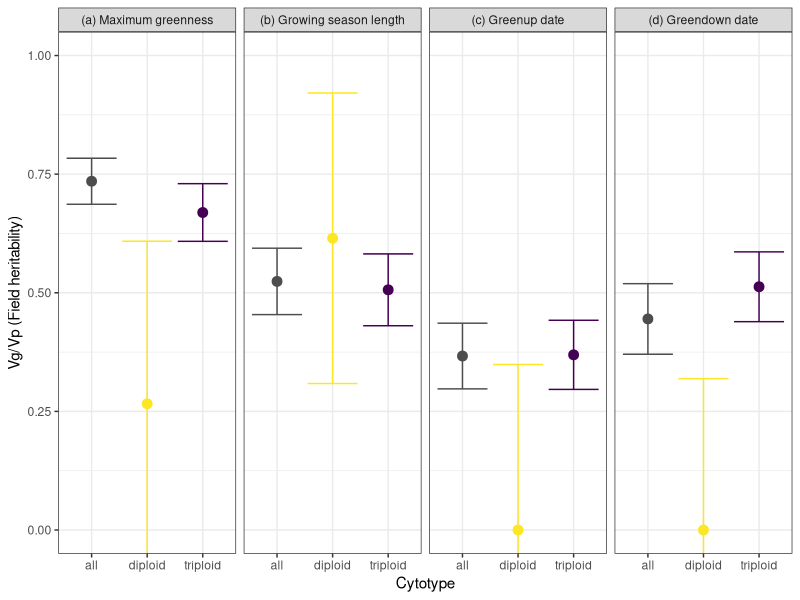
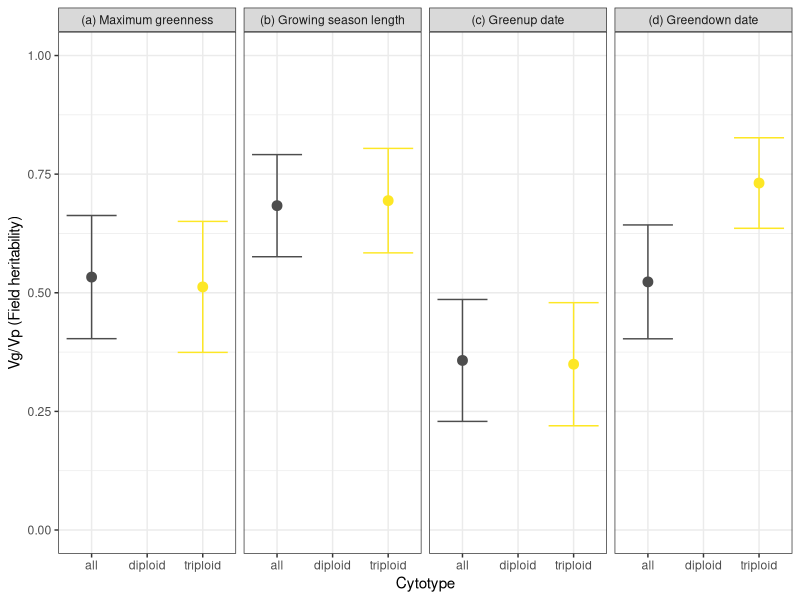

The R script that drew these images, in order:
library(tidyverse)
library(ggplot2)
library(viridis)

# load data
df_heritability <- read_tsv("heritability_paper_data.tsv") %>%
  mutate(ploidy=factor(ploidy))

nice_names_pheno = c(OGI='Greenup date (doy)', 
                     OGMn='Greendown date (doy)', 
                     GSL='Growing season length (days)', 
                     EVImax='Maximum greenness (fraction)')

nice_names_pheno_short = sapply(nice_names_pheno, function(x) {  strsplit(x,split=" \\(")[[1]][1]  })
nice_names_pheno_short = nice_names_pheno_short[order(names(nice_names_pheno_short))]
nice_names_pheno_short_with_labels = paste("(",letters[1:4], ") ", nice_names_pheno_short,sep="")
names(nice_names_pheno_short_with_labels) = names(nice_names_pheno_short)

#make plot
make_plot <- function(df)
{
  plot_vgvp <- ggplot(df, aes(x=ploidy, y=Variance,color=ploidy)) +
    geom_point(size=3, position=position_dodge(width=0.5)) +
    geom_errorbar(aes(ymin=(Variance-SE), ymax=(Variance+SE)),
                  position=position_dodge(width=0.4)) +
    facet_wrap(~phenology, labeller = as_labeller(nice_names_pheno_short_with_labels),nrow=1) +
    theme(axis.text.x = element_text(angle = 75, hjust=1)) + 
    labs(y="Vg/Vp (Field heritability)", x='Cytotype') +
    coord_cartesian(ylim = c(0, 1)) +
    theme_bw() +
    theme(legend.position='none') +
    scale_color_manual(values=c(gray(0.3),viridis(n=3)[3],viridis(n=3)[1])) +
    scale_x_discrete(drop=FALSE)
}

#save plot
ggsave(make_plot(df_heritability %>% filter(cover=="cover25")), file="figures/g_vgvp_25.png", 
       width=7, height=4)
ggsave(make_plot(df_heritability %>% filter(cover=="cover50")), file="figures/g_vgvp_50.png", 
       width=7, height=4)
